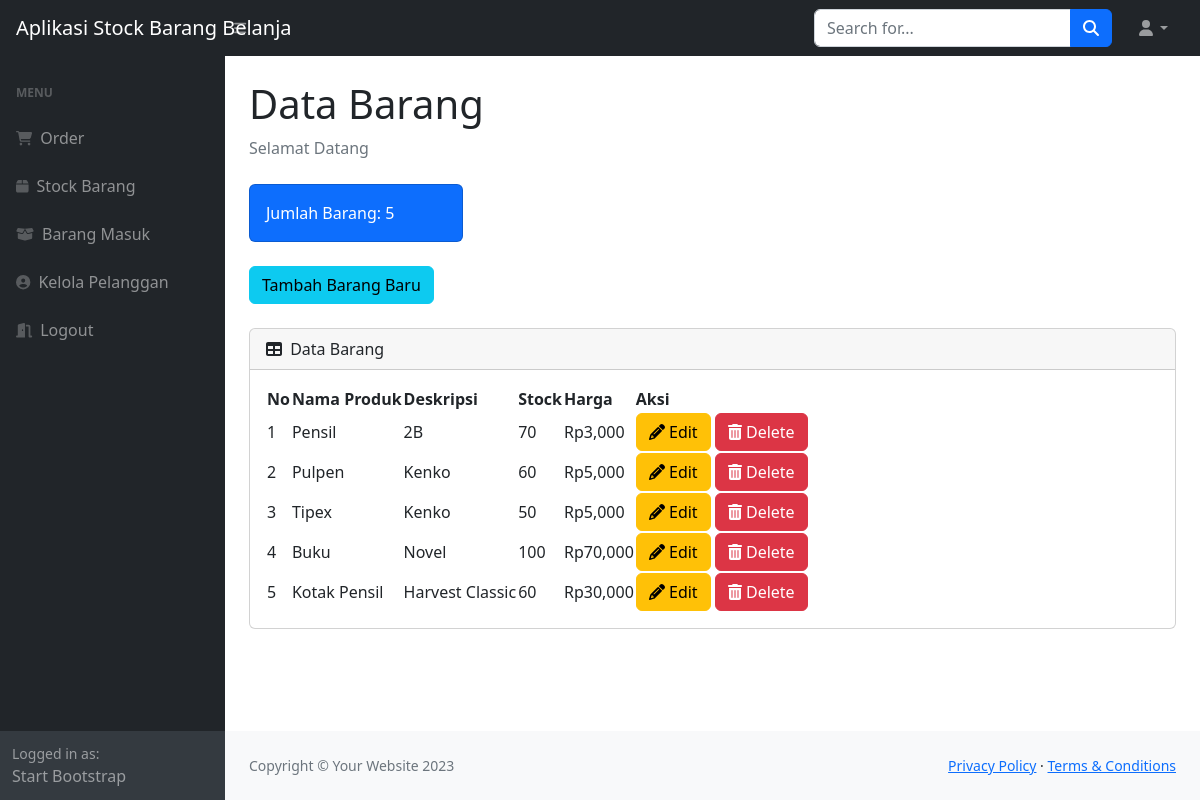
The app's page /stock.php (signed in) with its own data.
### tables this page shows
CREATE TABLE `produk` (
  `idproduk` int(11) NOT NULL,
  `namaproduk` varchar(50) NOT NULL,
  `deskripsi` varchar(30) NOT NULL,
  `stock` int(11) NOT NULL,
  `harga` int(11) NOT NULL
);

### stock.php (the view, shortened to what this page needs)
<?php
 require 'updelbarang.php';
    $h1 = mysqli_query($k,"select * from produk");
    $h2 = mysqli_num_rows($h1);
?>
<!DOCTYPE html>
<html lang="en">
    <head>
        <link href="https://cdn.jsdelivr.net/npm/simple-datatables@7.1.2/dist/style.min.css" rel="stylesheet" />
        <link href="css/styles.css" rel="stylesheet" />
    </head>
    <body class="sb-nav-fixed">
        <nav class="sb-topnav navbar navbar-expand navbar-dark bg-dark">
            <a class="navbar-brand ps-3" href="index.php">Aplikasi Stock Barang Belanja</a>
            <button class="btn btn-link btn-sm order-1 order-lg-0 me-4 me-lg-0" id="sidebarToggle" href="#!"><i class="fas fa-bars"></i></button>
            <form class="d-none d-md-inline-block form-inline ms-auto me-0 me-md-3 my-2 my-md-0">
                <div class="input-group">
                    <input class="form-control" type="text" placeholder="Search for..." aria-label="Search for..." aria-describedby="btnNavbarSearch" />
                    <button class="btn btn-primary" id="btnNavbarSearch" type="button"><i class="fas fa-search"></i></button>
                </div>
            </form>
            <ul class="navbar-nav ms-auto ms-md-0 me-3 me-lg-4">
                <li class="nav-item dropdown">
                    <a class="nav-link dropdown-toggle" id="navbarDropdown" href="#" role="button" data-bs-toggle="dropdown" aria-expanded="false"><i class="fas fa-user fa-fw"></i></a>
                </li>
            </ul>
        </nav>
        <div id="layoutSidenav">
            <div id="layoutSidenav_nav">
                <nav class="sb-sidenav accordion sb-sidenav-dark" id="sidenavAccordion">
                    <div class="sb-sidenav-menu">
                        <div class="nav">
                            <div class="sb-sidenav-menu-heading">Menu</div>
                            <a class="nav-link" href="index.php">
                                <div class="sb-nav-link-icon"><i class="fas fa-shopping-cart"></i></div>
                                Order
                            </a>
                        </div>
                        <div class="nav">
                            <a class="nav-link" href="stock.php">
                                <div class="sb-nav-link-icon"><i class="fas fa-box"></i></div>
                                Stock Barang
                            </a>
                        </div>
                        <div class="nav">
                            <a class="nav-link" href="masuk.php">
                                <div class="sb-nav-link-icon"><i class="fas fa-box-open"></i></div>
                                Barang Masuk
                            </a>
                        </div>
                        <div class="nav">
                            <a class="nav-link" href="pelanggan.php">
                                <div class="sb-nav-link-icon"><i class="fas fa-user-circle"></i></div>
                                Kelola Pelanggan
                            </a>
                        </div>
                        <div class="nav">
                            <a class="nav-link" href="logout.php">
                                <div class="sb-nav-link-icon"><i class="fas fa-door-open"></i></div>
                                Logout
                            </a>
                        </div>
                    </div>
                    <div class="sb-sidenav-footer">
                        <div class="small">Logged in as:</div>
                        Start Bootstrap
                    </div>
                </nav>
            </div>
            <div id="layoutSidenav_content">
                <main>
                    <div class="container-fluid px-4">
                        <h1 class="mt-4">Data Barang</h1>
                        <ol class="breadcrumb mb-4">
                            <li class="breadcrumb-item active">Selamat Datang</li>
                        </ol>
                        <div class="row">
                            <div class="col-xl-3 col-md-6">
                                <div class="card bg-primary text-white mb-4">
                                    <div class="card-body">Jumlah Barang: <?=$h2;?></div>
                                </div>
                            </div>
                        </div>
                        <button type="button" class="btn btn-info mb-4" data-bs-toggle="modal" data-bs-target="#myModal">
                            Tambah Barang Baru
                        </button>
                        <div class="card mb-4">
                            <div class="card-header">
                                <i class="fas fa-table me-1"></i>
                                Data Barang
                            </div>
                            <div class="card-body">
                                <table id="datatablesSimple">
                                    <thead>
                                        <tr>
                                            <th>No</th>
                                            <th>Nama Produk</th>
                                            <th>Deskripsi</th>
                                            <th>Stock</th>
                                            <th>Harga</th>
                                            <th>Aksi</th>
                                        </tr>
                                    </thead>
                                    <tbody>
                                    <?php
                                    $get = mysqli_query($k,"select * from produk");
                                    $i = 1;
                                    while($p=mysqli_fetch_array($get)){
                                    $namaproduk = $p['namaproduk'];
                                    $deskripsi = $p['deskripsi'];
                                    $stock = $p['stock'];
                                    $harga = $p['harga'];
                                    $idproduk = $p['idproduk'];
                                    ?>
                                        <tr>
                                            <td><?=$i++;?></td>
                                            <td><?=$namaproduk;?></td>
                                            <td><?=$deskripsi;?></td>
                                            <td><?=$stock;?></td>
                                            <td>Rp<?=number_format($harga);?></td>
                                            <td>
                                                <button type="button" class="btn btn-warning" data-bs-toggle="modal" data-bs-target="#edit<?=$idproduk;?>">
                                                   <i class='fas fa-pencil-alt'></i> Edit
                                                </button>
                                                <button type="button" class="btn btn-danger" data-bs-toggle="modal" data-bs-target="#delete<?=$idproduk;?>">
                                                   <i class="fas fa-trash-alt"></i> Delete
                                                </button>
                                            </td>
                                        </tr>
                                    <?php
                                    };
                                    ?>
                                    </tbody>
                                </table>
                            </div>
                        </div>
                    </div>
                </main>
                <footer class="py-4 bg-light mt-auto">
                    <div class="container-fluid px-4">
                        <div class="d-flex align-items-center justify-content-between small">
                            <div class="text-muted">Copyright &copy; Your Website 2023</div>
                            <div>
                                <a href="#">Privacy Policy</a>
                                &middot;
                                <a href="#">Terms &amp; Conditions</a>
                            </div>
                        </div>
                    </div>
                </footer>
            </div>
        </div>
    </body>
</html>

### records on screen
produk: namaproduk "Pensil", deskripsi "2B", stock "70", harga "3,000"
produk: namaproduk "Pulpen", deskripsi "Kenko", stock "60", harga "5,000"
produk: namaproduk "Tipex", deskripsi "Kenko", stock "50", harga "5,000"
produk: namaproduk "Buku", deskripsi "Novel", stock "100", harga "70,000"
produk: namaproduk "Kotak Pensil", deskripsi "Harvest Classic", stock "60", harga "30,000"

### other values on screen
$h2 "5"
